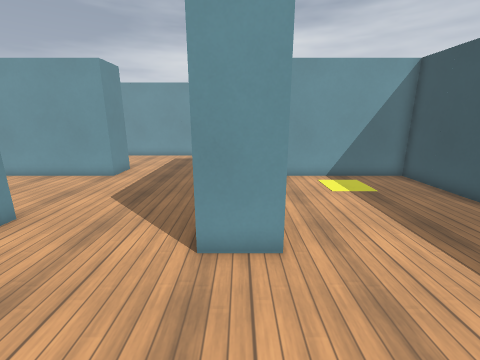
view 1 (above)

16 first-person views from a walk through a 3-D level made in the Godot game engine. The camera is 1.5 m above the floor, tilts 14° down and sees 90° across. The floor is counted in squares, 0.5 m on a side. Each view is taken from the middle of a square. On the plan, view 1 faces up. The plan holds only what a view shows up to about 19 squares ahead; the rest is blank. Some surface patterns are stand-ins.

view 2
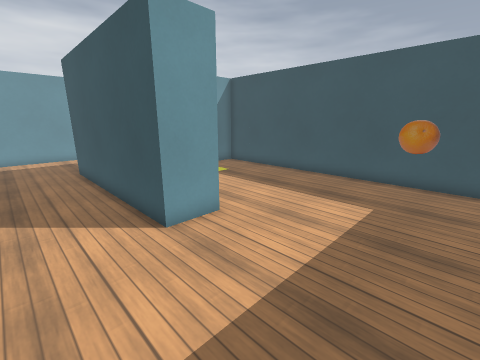

view 3
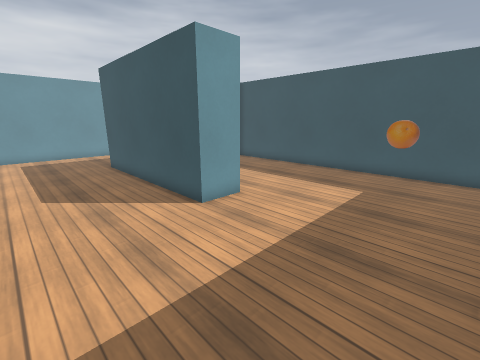

view 4
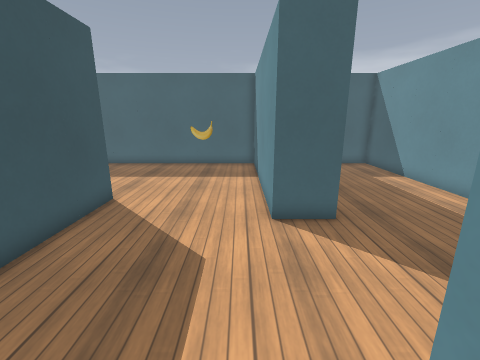

view 5
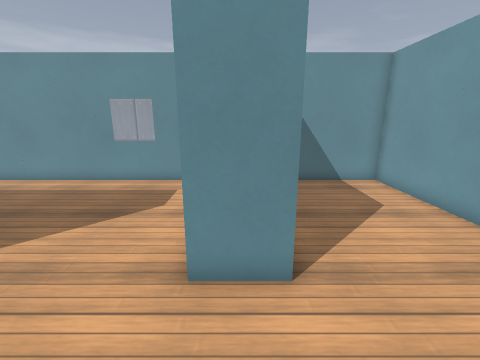

view 6
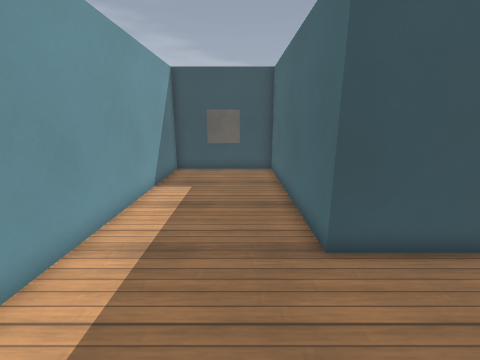

view 7
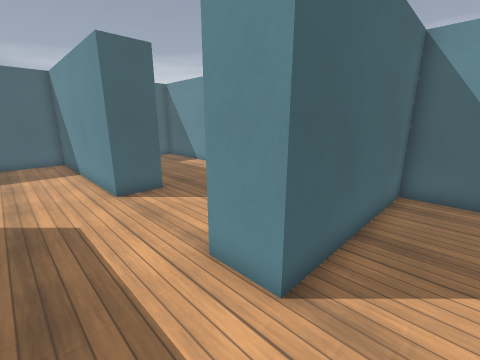

view 8
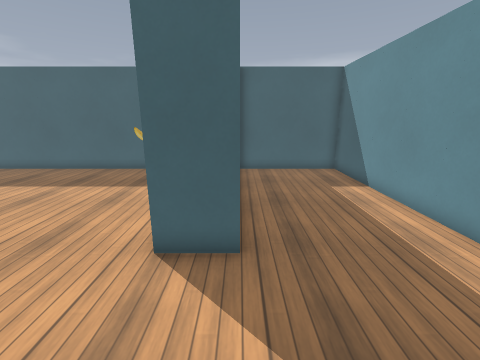

view 9
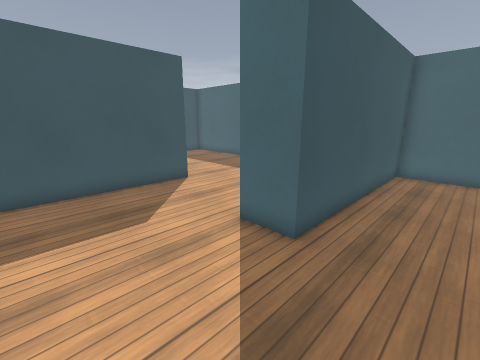

view 10
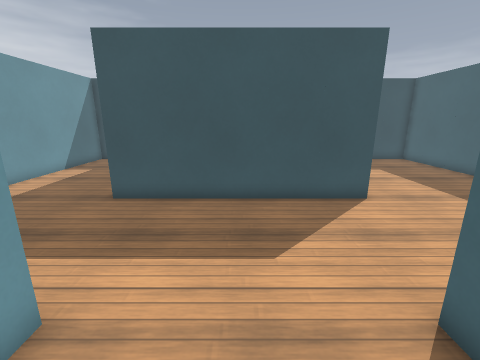

view 11
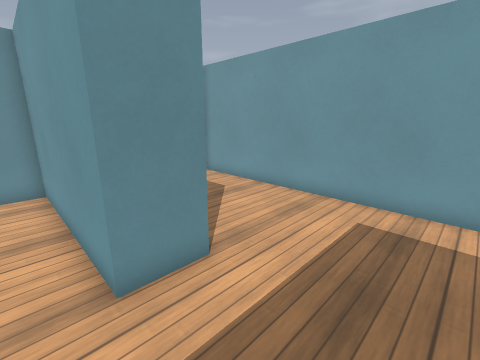

view 12
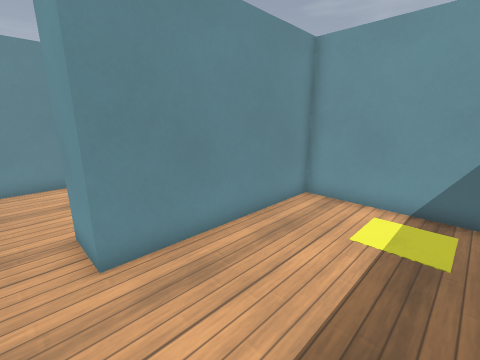

view 13
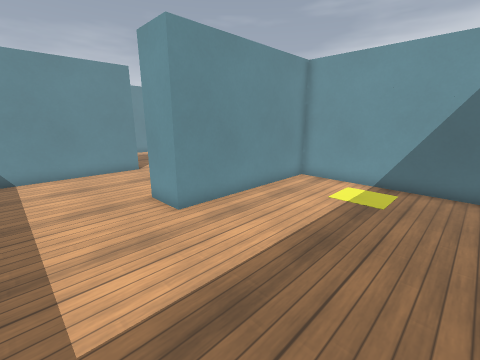

view 14
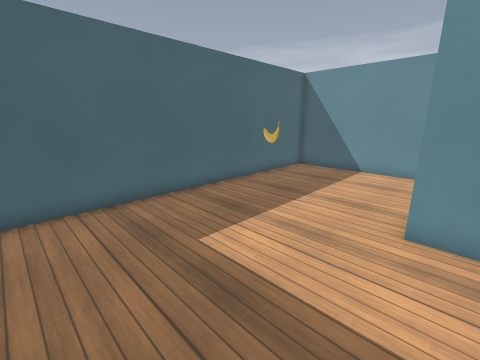

view 15
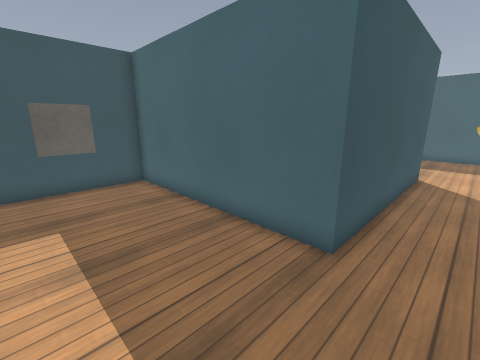

view 16
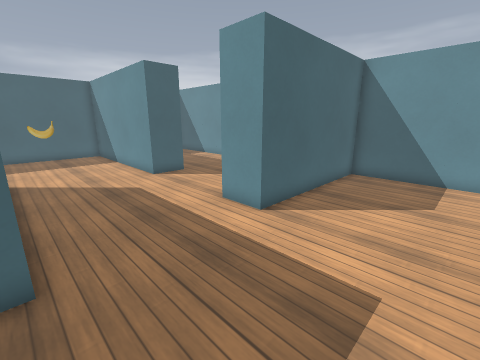

### Floor plan
Points are (right, up) in squares from view 1. A wall is a line through its corners. A room is listed if a view was taken in it or the views show most of it. See-through windows are left out.
Room 1 (views 1, 2, 3, 4, 5, 6, 7, 8, 9, 10, 11, 12, 13, 14, 15, 16)
walls: (-7, 7) (-7, -3) (9, -3) (9, 13) (1, 13) (1, 5) (-1, 5) (-1, 15) (9, 15) (9, 21) (-15, 21) (-15, 15) (-7, 15) (-7, 13) (-15, 13) (-15, -3) (-9, -3) (-9, 7) (-7, 7)
objects: other object (4, 10) to (6, 12)

Positions as (right, up) in squares from view 1, and headings:
1: (0, 0), facing up
2: (-4, -1), facing up-right
3: (-6, -2), facing up-right
4: (-6, 14), facing down
5: (-3, 14), facing left
6: (-6, 17), facing right
7: (-4, 17), facing down-left
8: (-9, 12), facing down
9: (-12, 12), facing down-right
10: (-10, 10), facing right
11: (-3, 12), facing up-left
12: (6, 4), facing up-left
13: (8, 1), facing up-left
14: (8, 6), facing down-left
15: (-3, 20), facing down-right
16: (-1, 20), facing down-left
